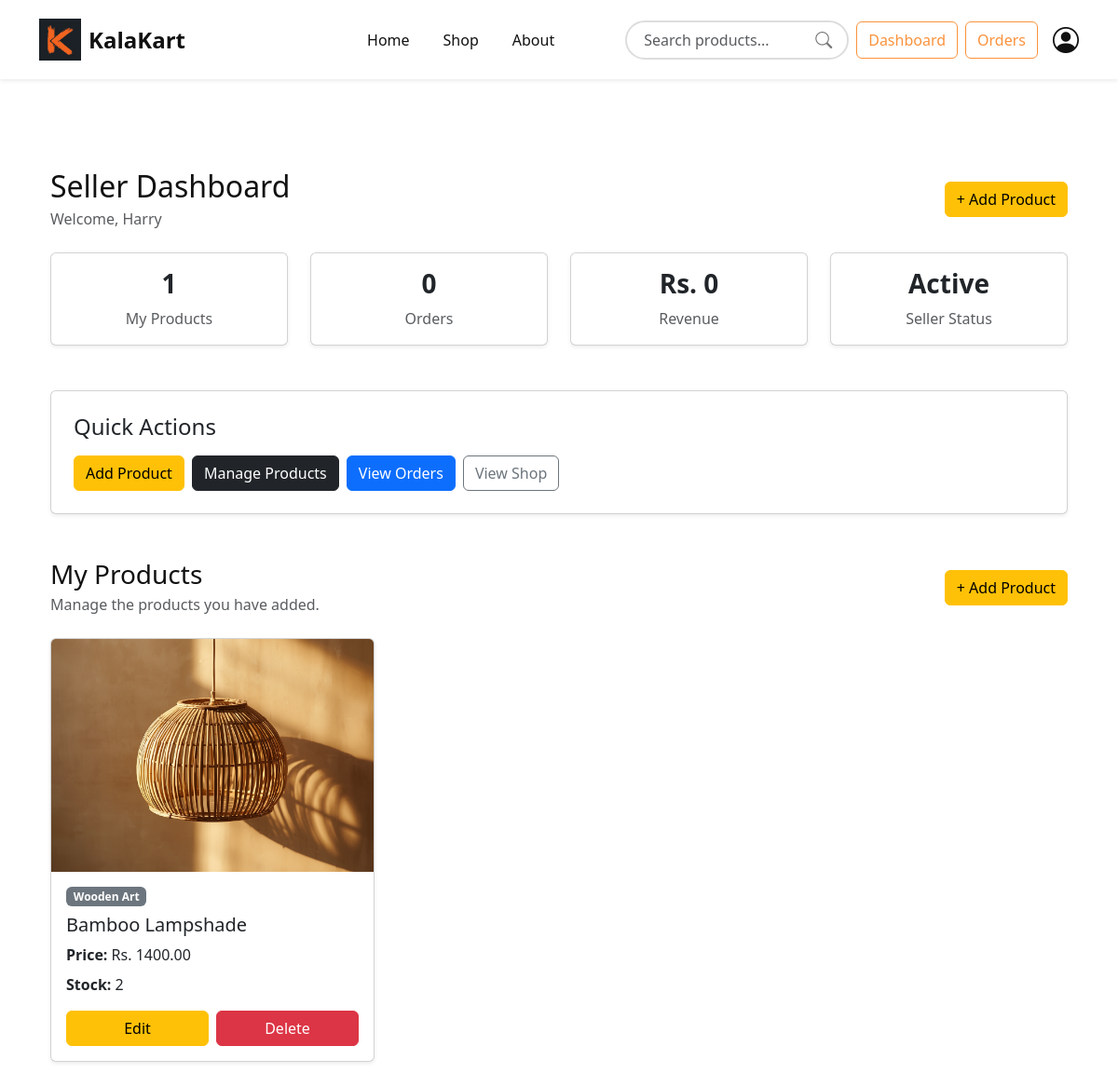
The page /seller/dashboard/ (signed in) on the database its author committed.
### accounts/models.py (models this page shows, shortened)
class CustomUser(AbstractUser):
    USER_TYPE = (
        ('customer', 'Customer'),
        ('seller', 'Seller'),
    )
    user_type = models.CharField(
        max_length=10,
        choices=USER_TYPE,
        default='customer'
    )
    phone_number = models.CharField(
        max_length=15,
        blank=True,
        null=True
    )
    address = models.TextField(
        blank=True,
        null=True
    )
    profile_image = models.ImageField(
        upload_to='profiles/',
        blank=True,
        null=True
    )

### products/models.py (models this page shows, shortened)
class Product(models.Model):
    CATEGORY_CHOICES = (
        ('Painting', 'Painting'),
        ('Handicraft', 'Handicraft'),
        ('Jewelry', 'Jewelry'),
        ('Pottery', 'Pottery'),
        ('Home Decor', 'Home Decor'),
        ('Traditional Wear', 'Traditional Wear'),
    )
    seller = models.ForeignKey(
        CustomUser,
        on_delete=models.CASCADE
    )
    name = models.CharField(max_length=200)
    category = models.CharField(
        max_length=50,
        choices=CATEGORY_CHOICES
    )
    description = models.TextField()
    price = models.DecimalField(
        max_digits=10,
        decimal_places=2
    )
    stock = models.PositiveIntegerField()
    image = models.ImageField(
        upload_to='products/'
    )
    created_at = models.DateTimeField(auto_now_add=True)

### products/views.py (the view)
@login_required
def SellerDashboardView(request):
    if request.user.user_type != "seller":
        messages.error(request, "Only sellers can access this page.")
        return redirect("home")
    products = Product.objects.filter(
        seller=request.user
    )
    context = {
        "products": products
    }
    return render(
        request,
        "seller/dashboard.html",
        context
    )

### base_app/context_processors.py (called while the page is built)
def cart_count(request):
    if request.user.is_authenticated:
        items = Cart.objects.filter(user=request.user)
        count = sum(item.quantity for item in items)
    else:
        count = 0
    return {
        "cart_count": count
    }

### Template/seller/dashboard.html (shortened to what this page needs)
{% extends 'base.html' %}
{% block content %}
<section class="container py-5">
    <div class="d-flex justify-content-between align-items-center mb-4">
        <div>
            <h2 class="mb-1">
                Seller Dashboard
            </h2>
            <p class="text-muted mb-0">
                Welcome,
                {{ request.user.first_name|default:request.user.username }}
            </p>
        </div>
        <a
            href="{% url 'add-product' %}"
            class="btn btn-warning"
        >
            + Add Product
        </a>
    </div>
    <div class="row g-4 mb-5">
        <div class="col-lg-3 col-md-6">
            <div class="card shadow-sm h-100">
                <div class="card-body text-center">
                    <h3 class="fw-bold mb-2">
                        {{ products.count }}
                    </h3>
                    <p class="mb-0 text-muted">
                        My Products
                    </p>
                </div>
            </div>
        </div>
        <div class="col-lg-3 col-md-6">
            <div class="card shadow-sm h-100">
                <div class="card-body text-center">
                    <h3 class="fw-bold mb-2">
                        0
                    </h3>
                    <p class="mb-0 text-muted">
                        Orders
                    </p>
                </div>
            </div>
        </div>
        <div class="col-lg-3 col-md-6">
            <div class="card shadow-sm h-100">
                <div class="card-body text-center">
                    <h3 class="fw-bold mb-2">
                        Rs. 0
                    </h3>
                    <p class="mb-0 text-muted">
                        Revenue
                    </p>
                </div>
            </div>
        </div>
        <div class="col-lg-3 col-md-6">
            <div class="card shadow-sm h-100">
                <div class="card-body text-center">
                    <h3 class="fw-bold mb-2">
                        Active
                    </h3>
                    <p class="mb-0 text-muted">
                        Seller Status
                    </p>
                </div>
            </div>
        </div>
    </div>
    <div class="card shadow-sm mb-5">
        <div class="card-body p-4">
            <h4 class="mb-3">
                Quick Actions
            </h4>
            <div class="d-flex flex-wrap gap-2">
                <a
                    href="{% url 'add-product' %}"
                    class="btn btn-warning"
                >
                    Add Product
                </a>
                <a
                    href="#my-products"
                    class="btn btn-dark"
                >
                    Manage Products
                </a>
                <a
                    href="{% url 'seller-orders' %}"
                    class="btn btn-primary"
                >
                    View Orders
                </a>
                <a
                    href="{% url 'shop' %}"
                    class="btn btn-outline-secondary"
                >
                    View Shop
                </a>
            </div>
        </div>
    </div>
    <div
        id="my-products"
        class="d-flex justify-content-between align-items-center mb-4"
    >
        <div>
            <h3 class="mb-1">
                My Products
            </h3>
            <p class="text-muted mb-0">
                Manage the products you have added.
            </p>
        </div>
        <a
            href="{% url 'add-product' %}"
            class="btn btn-warning"
        >
            + Add Product
        </a>
    </div>
    <div class="row">
        {% for product in products %}
        <div class="col-lg-4 col-md-6 mb-4">
            <div class="card shadow-sm h-100">
                {% if product.image %}
                <img
                    src="{{ product.image.url }}"
                    alt="{{ product.name }}"
                    class="card-img-top"
                    style="height: 250px; object-fit: cover;"
                >
                {% endif %}
                <div class="card-body d-flex flex-column">
                    <span
                        class="badge bg-secondary align-self-start mb-2"
                    >
                        {{ product.category }}
                    </span>
                    <h5 class="card-title">
                        {{ product.name }}
                    </h5>
                    <p class="mb-2">
                        <strong>Price:</strong>
                        Rs. {{ product.price }}
                    </p>
                    <p class="mb-3">
                        <strong>Stock:</strong>
                        {{ product.stock }}
                    </p>
                    <div class="mt-auto d-flex gap-2">
                        <a
                            href="{% url 'edit-product' product.id %}"
                            class="btn btn-warning w-50"
                        >
                            Edit
                        </a>
                        <a
                            href="{% url 'delete-product' product.id %}"
                            class="btn btn-danger w-50"
                            onclick="return confirm('Are you sure you want to delete this product?')"
                        >
                            Delete
                        </a>
                    </div>
                </div>
            </div>
        </div>
        {% endfor %}
    </div>
</section>
{% endblock %}

### Static/css/style.css (style rules this page uses)
:root { --bg-color: #ffffff; --navbar-color: #ffffff; --text-color: #111111; --main-color: #fb923c; }
body { background-color: var(--bg-color); color: var(--text-color); transition: 0.3s; }

### rows shown on the page
CustomUser: user.first_name "Harry"
Product: image (picture), category "Wooden Art", name "Bamboo Lampshade", price "1400.00", stock "2"

### other values the page prints
{{ products.count }} "1"
